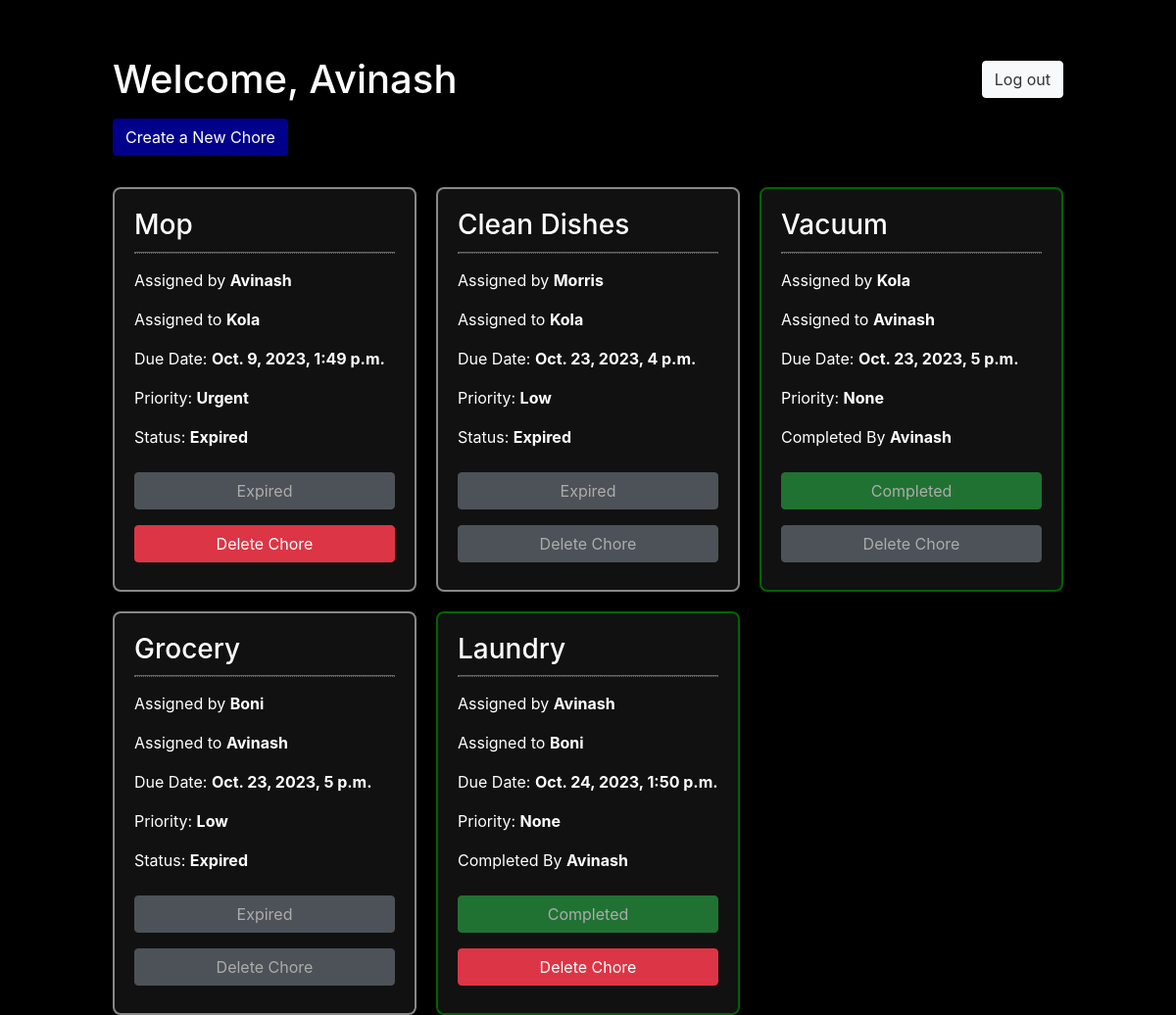
/ (signed in), run on the app's committed database.
### chores/models.py (models this page shows, shortened)
class Chore(models.Model):
    chore = models.CharField(max_length=30)
    assigned_date = models.DateTimeField('date added')
    due_date = models.DateTimeField('due date')
    chore_assigner = models.CharField(max_length=30)
    assign_chore_to = models.ForeignKey(User, on_delete=models.CASCADE, default=1)
    chore_done_by = models.CharField(max_length=30, blank=True)
    chore_done_date = models.DateTimeField('done date', blank=True, null=True)
    chore_priority = models.CharField(max_length=30, blank=True)  # Added blank=True
    def is_expired(self):
        return not self.chore_done_by and self.due_date < timezone.now()

### chores/views.py (the view)
# urls.py: path('', views.IndexView.as_view(), name='index'),
class IndexView(generic.ListView):
    template_name = 'chores/index.html'
    def get_queryset(self):
        return Chore.objects.order_by('due_date')

### chores/templates/chores/index.html (shortened to what this page needs)
﻿{% extends 'base.html' %}
{% block content %}
{% if user.is_authenticated %}
<div class="d-flex justify-content-between align-items-center">
    <h1 class="mt-2">Welcome, {{ user.username|title }}</h1>
    <a href="{% url 'user_management:logout' %}" class="btn btn-light" style="color: #333;">Log out</a>
</div>
<p>
    <a href="{% url 'chores:create_chore' %}" class="btn btn-primary my-2" style="background-color: darkblue; border-color: #00008B;">Create a New Chore</a>
</p>
<div class="grid-container">
    {% if chore_list %}
    {% for chore in chore_list %}
    <div class="grid-item
        {% if chore.chore_done_by %}
            completed
        {% elif chore.is_expired %}
            expired
        {% else %}
            uncompleted
        {% endif %}
         ">
        <h3>{{ chore.chore|title }}</h3>
        <p>Assigned by <strong>{{ chore.chore_assigner|title }}</strong></p>
        <p>Assigned to <strong>{{ chore.assign_chore_to|title }}</strong></p>
        <p>Due Date:  <strong>{{ chore.due_date }}</strong></p>
        <p>
            Priority:
            {% if chore.chore_done_by %}
            <strong>None</strong>
            {% else %}
            <strong>{{ chore.chore_priority }}</strong>
            {% endif %}
        </p>
        {% if chore.chore_done_by %}
        <p>Completed By <strong>{{ chore.chore_done_by|title }}</strong></p>
        <button class="btn btn-success my-2" disabled>Completed</button>
        {% elif chore.is_expired %}
        <p>Status: <strong>Expired</strong></p>
        <button class="btn btn-secondary my-2" disabled>Expired</button>
        {% else %}
        <p>Status: <strong>Not Completed</strong></p>
        <a href="{% url 'chores:complete_chore' chore.id %}" class="btn btn-primary my-2">Mark as Completed</a>
        {% endif %}
        {% if chore.chore_assigner == user.username or user.is_superuser %}
        <a href="{% url 'chores:delete_chore' chore.id %}" class="btn btn-danger my-2">Delete Chore</a>
        {% else %}
        <button class="btn btn-secondary my-2" disabled>Delete Chore</button>
        {% endif %}
    </div>
    {% endfor %}
    {% endif %}
</div>
{% endif %}
{% endblock %}

### chores/templates/base.html (shortened to what this page needs)
<!DOCTYPE html>
<html lang="en">
<head>
    <link rel="stylesheet" href="https://stackpath.bootstrapcdn.com/bootstrap/4.1.3/css/bootstrap.min.css">
</head>
<body>
    <div class="container-fluid">
        <div class="row justify-content-center">
            <div class="col-10">
                <hr class="mt-0 mb-4">
                {% block content %}
                {% endblock %}
            </div>
        </div>
    </div>
</body>
</html>

### chores/templates/chores/index.html (style rules this page uses)
body { background-color: #000; color: #fff; }
.grid-container { display: grid; grid-template-columns: repeat(auto-fill, minmax(300px, 1fr)); gap: 20px; }
.grid-item { display: grid; grid-template-columns: 1fr; padding: 20px; border: 2px solid #444; border-radius: 8px; background-color: #111; }
.grid-item.completed { border-color: darkgreen; }
.grid-item.expired { border-color: #888; }
.grid-item h3 { border-bottom: 1px dotted #666; margin-bottom: 15px; }
.grid-item h3::after { content: ''; display: block; border-bottom: 1px solid #666; margin-top: 10px; }

### data on the page
Chore: chore "Mop", chore_assigner "Avinash", assign_chore_to "Kola", due_date "Oct. 9, 2023, 1:49 p.m.", chore_priority "Urgent", shows "Status:", chore_done_by "Expired", shows "Delete Chore"
Chore: chore "Clean Dishes", chore_assigner "Morris", assign_chore_to "Kola", due_date "Oct. 23, 2023, 4 p.m.", chore_priority "Low", shows "Status:", chore_done_by "Expired", shows "Delete Chore"
Chore: chore "Vacuum", chore_assigner "Kola", assign_chore_to "Avinash", due_date "Oct. 23, 2023, 5 p.m.", shows "None", chore_done_by "Avinash", shows "Delete Chore"
Chore: chore "Grocery", chore_assigner "Boni", assign_chore_to "Avinash", due_date "Oct. 23, 2023, 5 p.m.", chore_priority "Low", shows "Status:", chore_done_by "Expired", shows "Delete Chore"
Chore: chore "Laundry", chore_assigner "Avinash", assign_chore_to "Boni", due_date "Oct. 24, 2023, 1:50 p.m.", shows "None", chore_done_by "Avinash", shows "Delete Chore"

### other printed values
{{ user.username|title }} "Avinash"
